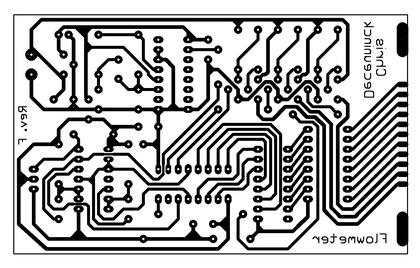
%> input picture MATLAB/Watershed/pcb1.jpg, 420 x 268 px, shrunk from 1264 x 807 before the run
$ octave --eval "watersd(imread('pcb1.jpg'));"   (GNU Octave 9; MATLAB toolbox functions it lacks are replaced by stand-ins)
%> lines starting %> are read from the running program, lines starting %| are printed output that depends on the picture; in (x1, y1, x2, y2) boxes, pixels count from 0 and x2, y2 are one past the last pixel; in counts of white or black regions, pixels touching at a corner belong together; the program's own positions count from 1
% Question No: 8
% Consider a binary image composed of small blobs. Segmenting the circular
% blobs using
%   a) Distance Transform
%   b) Watershed Transform
function watersd(x)
f=imread("pcb3.jpg");
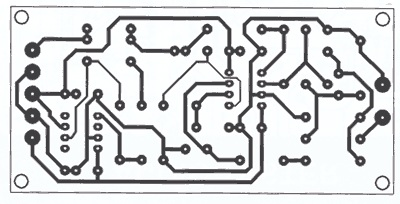
%> input picture MATLAB/Watershed/pcb3.jpg, 400 x 204 px
%> f is the input picture: size 204x400x3 uint8; mean R, G, B 214, 215.3, 216.4
bw=im2bw(f,graythresh(f));
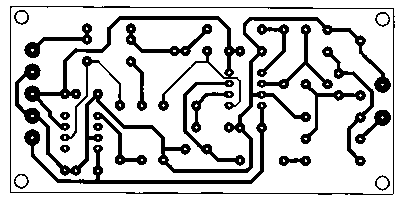
%> bw: size 204x400 logical; 79.6% white; 24 black regions, largest, box (x1, y1, x2, y2) and area: (15, 17, 391, 176) 4387, (24, 16, 245, 131) 2337, (24, 102, 267, 184) 1729
bwc=~bw;
dst=bwdist(bwc);
ws=watershed(-dst);
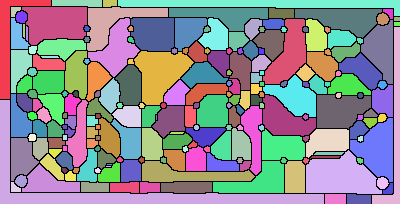
%> ws: size 204x400 uint8; 216 distinct labels, from 0 to 215; one colour per label, 0 black
w=ws==0;
%> w: size 204x400 logical; 10.1% white in thin lines or dots
rf=bw&~w;
%> rf: size 204x400 logical; 77.5% white; 1 black region, box (x1, y1, x2, y2) and area: (0, 0, 400, 204) 18362
figure,imshow(f),title('Original Image');
figure,imshow(bw),title('Negative Image');
figure,imshow(ws),title('Watershed - Distance Transform');
figure,imshow(rf),title('Superimposed - Watershed and original image');
h=fspecial('sobel');
fd=im2double(f);
sq=sqrt(imfilter(fd,h,'replicate').^2+imfilter(fd,h','replicate').^2);
sqoc=imclose(imopen(sq,ones(3,3)),ones(3,3));
wsd=watershed(sqoc);
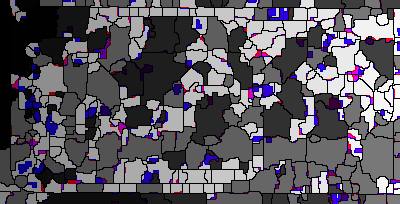
%> wsd: size 204x400x3 uint16; mean R, G, B 150.9, 144.1, 158; drawn with min black and max white
wg=wsd==0;
rfg=f;
rfg(wg)=255;
%> rfg: size 204x400x3 uint8; 18.84% of pixels changed, all inside (x1, y1, x2, y2) = (0, 0, 400, 204)
figure,imshow(wsd),title('Watershed - Gradient');
figure,imshow(rf),title('Superimposed - Watershed and original image');
im=imextendedmin(f,20);
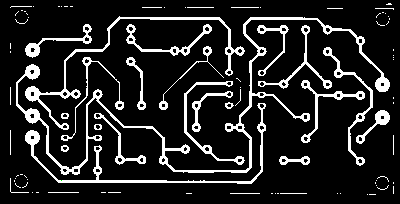
%> im: size 204x400x3 logical; mean R, G, B 0.135, 0.135, 0.135
Lim=watershed(bwdist(im));
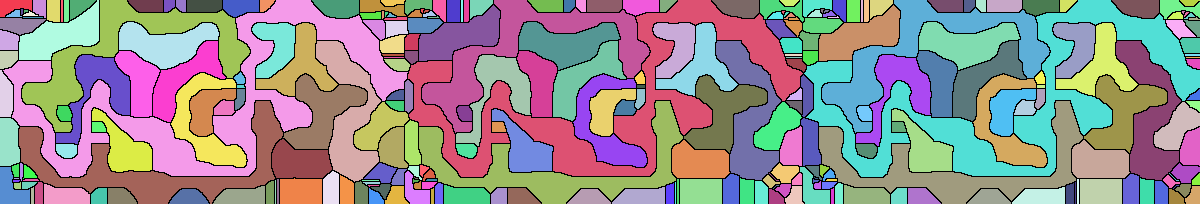
%> Lim: size 204x1200 uint16; 283 distinct labels, from 0 to 282; one colour per label, 0 black
figure,imshow(Lim),title('Watershed - Marker Controlled');
em=Lim==0;
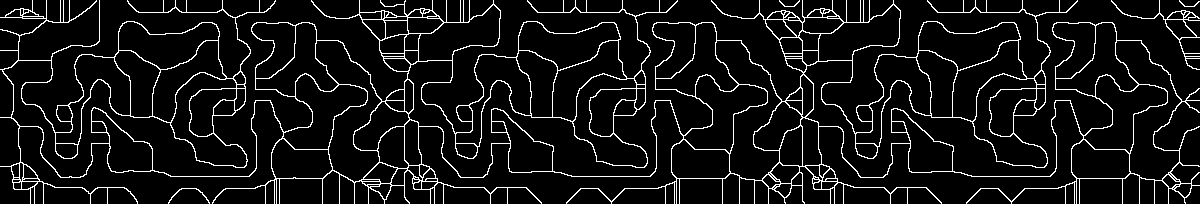
%> em: size 204x1200 logical; 7.9% white in thin lines or dots
%> (the run ends here)
